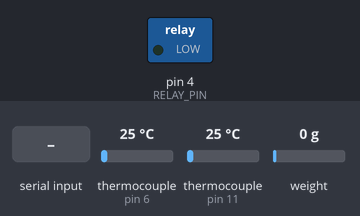
Bench run of a sketch on a simulated Arduino Uno, built with avr-gcc and run on an emulated ATmega328P. On the bench: switched loads named in the sketch (green lamp = pin HIGH). The inputs (shaded band) are chosen by the test bench; at power-on: thermocouple (sensors on pin 6, pin 11) 25 °C, weight on the scale 0 g. What the sketch prints to the serial monitor is not drawn.

Above: at 2.7 s.
2.8 s: "1" received over Serial
At 3.2 s:
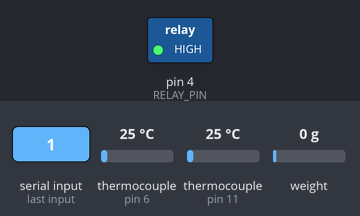
4.3 s: "0" received over Serial
At 5.6 s:
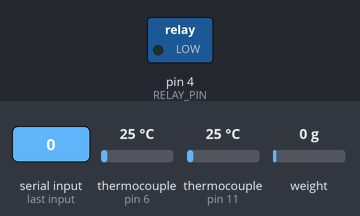
Timing chart, 0 to 7.3 s (numbered marks = the images above; inputs shaded):
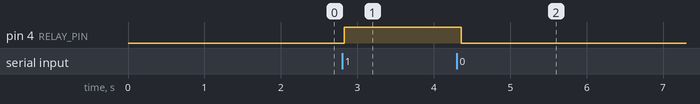

Measured:
- after the input at 2.8 s, pin 4 (RELAY_PIN): LOW → HIGH at once
- after the input at 4.3 s, pin 4 (RELAY_PIN): HIGH → LOW after 0.06 s

The sketch:

Setup100kg.ino
```cpp
#include <Arduino.h>
#include "HX711.h"
#include "max6675.h"
#define cellPin A0

// HX711
const int LOADCELL_DOUT_PIN = 2;
const int LOADCELL_SCK_PIN = 3;
HX711 scale;

// Relay
const int RELAY_PIN = 4;

// MAX6675
int i = 0;

int thermoDO_1 = 5;
int thermoCS_1 = 6;
int thermoCLK_1 = 7;
float itTemp_1;

int thermoDO_2 = 10;
int thermoCS_2 = 11;
int thermoCLK_2 = 12;
float itTemp_2;

MAX6675 pressure_chamber(thermoCLK_1, thermoCS_1, thermoDO_1);
MAX6675 exit_nozzle(thermoCLK_2, thermoCS_2, thermoDO_2);


void setup() {

  Serial.begin(9600);
  Serial.setTimeout(1);

  Serial.println("HX711");
  scale.begin(LOADCELL_DOUT_PIN, LOADCELL_SCK_PIN);
  scale.set_scale(-45.57692308);
  scale.tare();

  Serial.println("MAX6675 test");
  itTemp_1 = pressure_chamber.readCelsius();
  itTemp_2 = exit_nozzle.readCelsius();
  delay(500);

  pinMode(RELAY_PIN, OUTPUT);
  digitalWrite(RELAY_PIN, LOW);

}

void loop() {

  Serial.print("W");
  Serial.print(scale.get_units(), 5);

  if (i <= 2) {
    Serial.print("C");
    Serial.print(itTemp_1);
    Serial.print("N");
    Serial.println(itTemp_2);
  }

  if (i > 2) {
    itTemp_1 = pressure_chamber.readCelsius();
    itTemp_2 = exit_nozzle.readCelsius();
    Serial.print("C");
    Serial.print(itTemp_1);
    Serial.print("N");
    Serial.println(itTemp_2);
    i = 0;
  }

  i = ++i;

  while (Serial.available() > 0) {
    // Lee el caracter recibido
    char cmd = Serial.read();
    // Si el caracter es '1', enciende el rele
    if (cmd == '1') {
      digitalWrite(RELAY_PIN, HIGH);
    }
    // Si el caracter es '0', apaga el rele
    else if (cmd == '0') {
      digitalWrite(RELAY_PIN, LOW);
    }
  }


}
```
